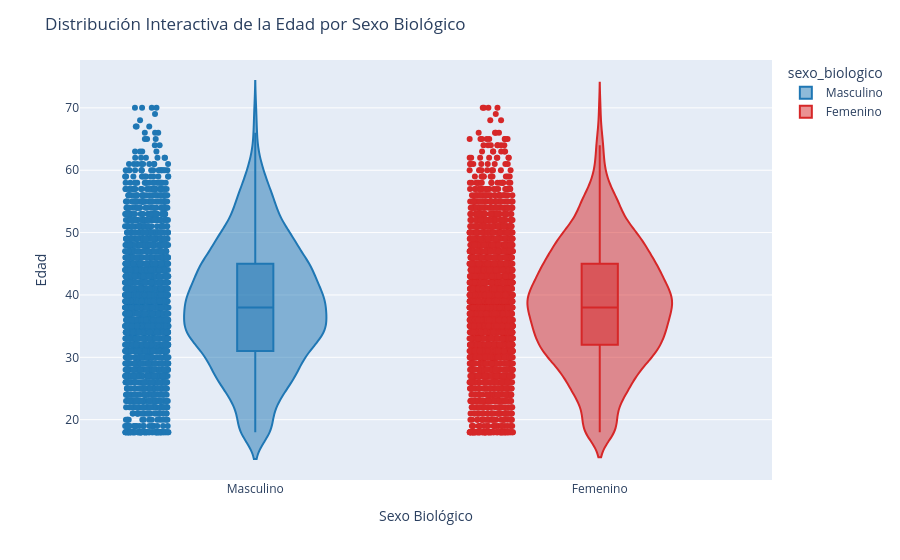

The cell this chart's notebook holds for it:
### Code cell
import plotly.express as px
# Copiar df y convertir columnas Period a string
df_plotly = df.copy()

for col in df_plotly.columns:
    if pd.api.types.is_period_dtype(df_plotly[col]):
        df_plotly[col] = df_plotly[col].astype(str)

# Ahora crear el gráfico con df_plotly
fig = px.violin(
    df_plotly,
    x='sexo_biologico',
    y='edad',
    color='sexo_biologico',
    box=True,
    points='all',
    hover_data=df_plotly.columns,
    color_discrete_sequence=['#1f77b4', '#d62728']
)

fig.update_layout(
    title='Distribución Interactiva de la Edad por Sexo Biológico',
    xaxis_title='Sexo Biológico',
    yaxis_title='Edad',
    violingap=0.4
)

fig.show()

### Figure 1 — Plotly figure (JSON) as saved in the notebook; plotly's stock layout.template omitted (floating-point values rounded to 4 significant figures; data arrays with more than 128 entries replaced by an {"elided": "..."} marker saying what was removed)
{"data": [{"alignmentgroup": "True", "box": {"visible": true}, "customdata": {"elided": "2798x16 mixed values"}, "hovertemplate": "sexo_biologico=%{x}<br>edad=%{y}<br>ID_compra=%{customdata[0]}<br>fecha=%{customdata[1]}<br>horario=%{customdata[2]}<br>categoria=%{customdata[3]}<br>precio_unitario=%{customdata[4]}<br>cantidad=%{customdata[5]}<br>envio=%{customdata[6]}<br>metodo_pago=%{customdata[7]}<br>ID_cliente=%{customdata[8]}<br>ciudad=%{customdata[9]}<br>estado=%{customdata[10]}<br>region=%{customdata[11]}<br>cashback=%{customdata[12]}<br>nota=%{customdata[13]}<br>facturacion=%{customdata[14]}<br>trimestre=%{customdata[15]}<extra></extra>", "legendgroup": "Masculino", "marker": {"color": "#1f77b4"}, "name": "Masculino", "offsetgroup": "Masculino", "orientation": "v", "points": "all", "scalegroup": "True", "showlegend": true, "type": "violin", "x": {"elided": "2798 str values"}, "x0": " ", "xaxis": "x", "y": {"elided": "2798 int values"}, "y0": " ", "yaxis": "y"}, {"alignmentgroup": "True", "box": {"visible": true}, "customdata": {"elided": "3371x16 mixed values"}, "hovertemplate": "sexo_biologico=%{x}<br>edad=%{y}<br>ID_compra=%{customdata[0]}<br>fecha=%{customdata[1]}<br>horario=%{customdata[2]}<br>categoria=%{customdata[3]}<br>precio_unitario=%{customdata[4]}<br>cantidad=%{customdata[5]}<br>envio=%{customdata[6]}<br>metodo_pago=%{customdata[7]}<br>ID_cliente=%{customdata[8]}<br>ciudad=%{customdata[9]}<br>estado=%{customdata[10]}<br>region=%{customdata[11]}<br>cashback=%{customdata[12]}<br>nota=%{customdata[13]}<br>facturacion=%{customdata[14]}<br>trimestre=%{customdata[15]}<extra></extra>", "legendgroup": "Femenino", "marker": {"color": "#d62728"}, "name": "Femenino", "offsetgroup": "Femenino", "orientation": "v", "points": "all", "scalegroup": "True", "showlegend": true, "type": "violin", "x": {"elided": "3371 str values"}, "x0": " ", "xaxis": "x", "y": {"elided": "3371 int values"}, "y0": " ", "yaxis": "y"}], "layout": {"legend": {"title": {"text": "sexo_biologico"}, "tracegroupgap": 0}, "margin": {"t": 60}, "title": {"text": "Distribución Interactiva de la Edad por Sexo Biológico"}, "violingap": 0.4, "violinmode": "overlay", "xaxis": {"anchor": "y", "categoryarray": ["Masculino", "Femenino"], "categoryorder": "array", "domain": [0, 1], "title": {"text": "Sexo Biológico"}}, "yaxis": {"anchor": "x", "domain": [0, 1], "title": {"text": "Edad"}}}}
